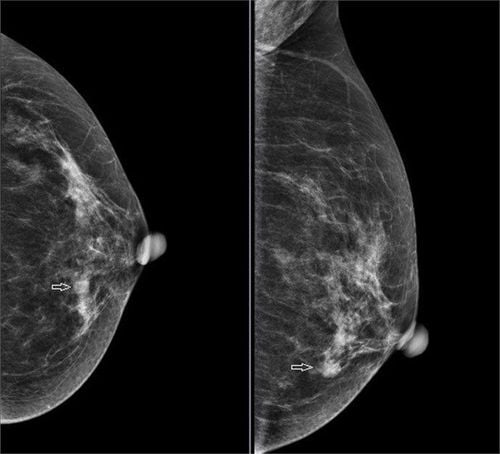
#> input picture datasets/img1.jpg, 500 x 454 px, found by its file name
$ python negative.py
#> lines starting #> are read from the running program, lines starting #| are printed output that depends on the picture
import numpy as np, matplotlib.pyplot as plt, cv2

# --- Negative ---
def dao_anh(img):
    return 255 - img
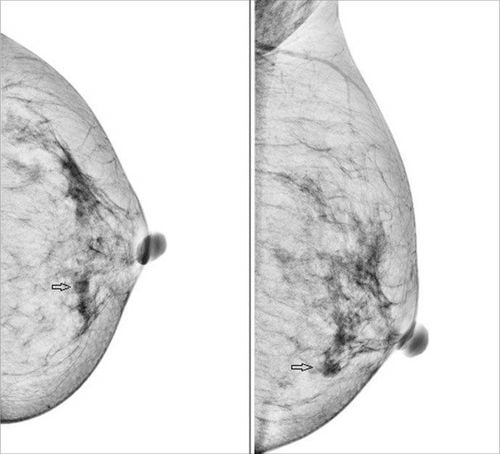
#> returned value: shape (454, 500); min 4, max 255, mean 223.4

# --- HE tự viết cho ảnh xám uint8 ---
def equalizeHistogram(img):
    N = img.size
#> N = 227000
    hist = np.bincount(img.ravel(), minlength=256)
#> hist = 256 values, max 111848 at index 255, min 0 at index 0, mean 886.7
    nz = np.flatnonzero(hist)
#> nz = 234 values from 4 to 255
    if nz.size == 0: return img.copy()
    cdf = hist.cumsum()
#> cdf = 256 values from 0 to 227000
    cdf_min = cdf[nz[0]]
#> cdf_min = 1
    if cdf_min == N: return img.copy()
    lut = np.floor((cdf - cdf_min) * 255.0 / (N - cdf_min)).clip(0, 255).astype(np.uint8)
#> lut = 256 values from 0 to 255
    return lut[img]
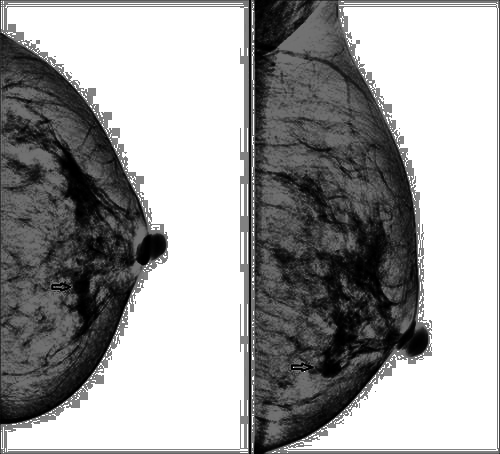
#> returned value: shape (454, 500); min 0, max 255, mean 158.6


# --- Đọc ảnh xám (nếu ảnh màu muốn giữ màu, xem ghi chú bên dưới) ---
filename = r"img1.jpg"
img = cv2.imread(filename,cv2.IMREAD_GRAYSCALE)
assert img is not None, "Không đọc được ảnh"

# Negative
neg = dao_anh(img)

# HE & CLAHE trên ảnh negative
img_he = equalizeHistogram(neg)
clahe = cv2.createCLAHE(clipLimit=2.0, tileGridSize=(8,8))
img_clahe = clahe.apply(neg)
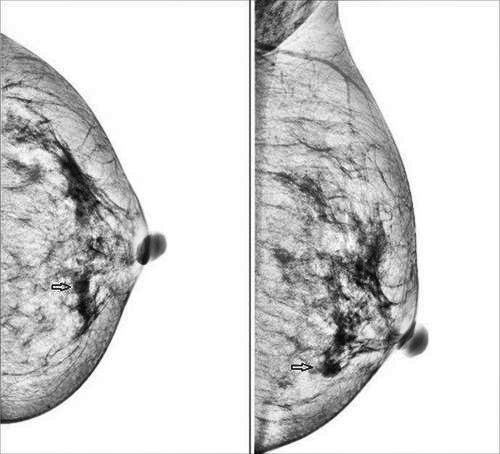
#> img_clahe: shape (454, 500); min 3, max 255, mean 211.6

# --- Hiển thị 4 ảnh + 4 histogram ---
fig, axs = plt.subplots(
    2, 2,
    figsize=(18, 10),     # to hơn
    dpi=150,              # nét hơn
    layout="constrained"  # tự canh sát nhau
)

axs[0,0].imshow(img, cmap='gray', vmin=0, vmax=255);  axs[0,0].set_title('Original');           axs[0,0].axis('off')
axs[0,1].imshow(neg, cmap='gray', vmin=0, vmax=255);  axs[0,1].set_title('Negative');           axs[0,1].axis('off')
axs[1,0].imshow(img_he, cmap='gray', vmin=0, vmax=255); axs[1,0].set_title('HE (on Negative)'); axs[1,0].axis('off')
axs[1,1].imshow(img_clahe, cmap='gray', vmin=0, vmax=255); axs[1,1].set_title('CLAHE (on Negative)'); axs[1,1].axis('off')
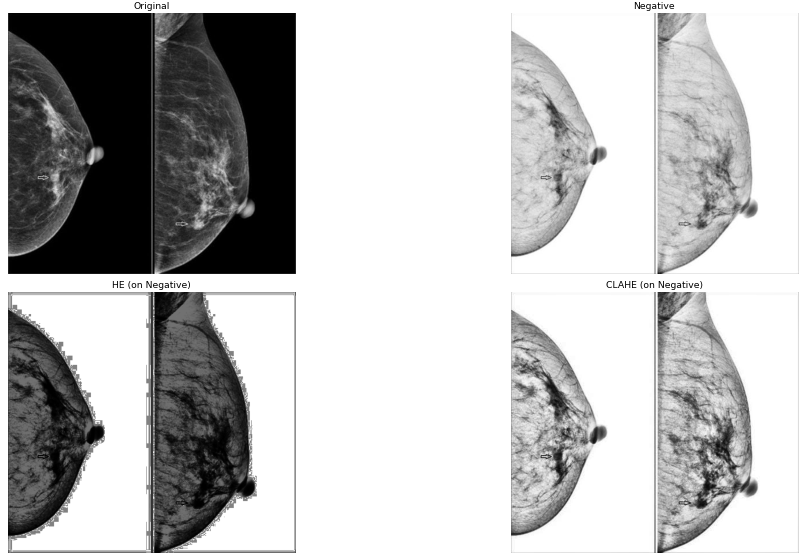
#> figure drawn by matplotlib, 4 panels

$ run again, with datasets/img10.jpg copied over datasets/img1.jpg
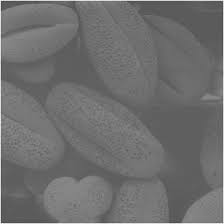
#> input picture datasets/img10.jpg, 224 x 224 px, found by its file name
#> img is the input picture: shape (224, 224); min 62, max 247, mean 110.4
#> in dao_anh, `return 255 - img`:
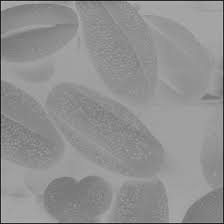
#> returned value: shape (224, 224); min 8, max 193, mean 144.6
#> hist = 256 values, max 3728 at index 160, min 0 at index 0, mean 196
#> nz = 117 values from 8 to 193
#> cdf = 256 values from 0 to 50176
#> cdf_min = 1
#> lut = 256 values from 0 to 255
#> `axs[1,1].imshow(img_clahe, cmap='gray', vmin=0, vmax=255); axs[1,1].se..`:
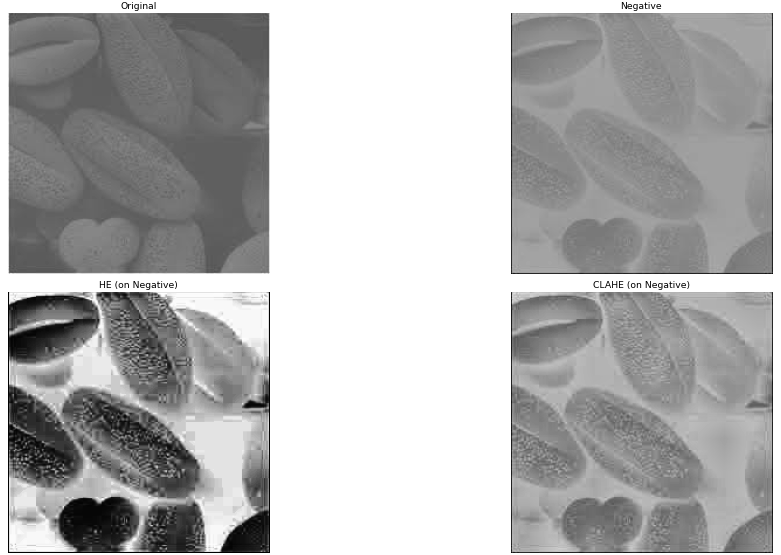
#> figure drawn by matplotlib, 4 panels

$ run again, with datasets/img13.jpg copied over datasets/img1.jpg
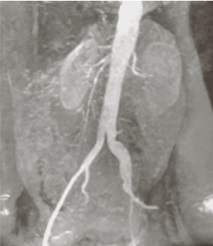
#> input picture datasets/img13.jpg, 213 x 246 px, found by its file name
#> in dao_anh, `return 255 - img`:
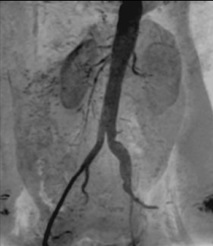
#> returned value: shape (246, 213); min 1, max 191, mean 108.6
#> hist = 256 values, max 1426 at index 114, min 0 at index 0, mean 204.7
#> nz = 189 values from 1 to 191
#> cdf = 256 values from 0 to 52398
#> cdf_min = 1
#> lut = 256 values from 0 to 255
#> `axs[1,1].imshow(img_clahe, cmap='gray', vmin=0, vmax=255); axs[1,1].se..`:
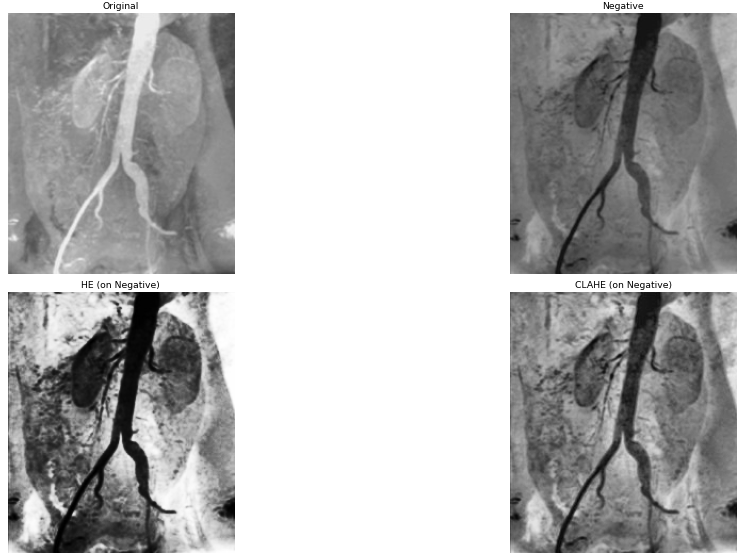
#> figure drawn by matplotlib, 4 panels

$ run again, with datasets/img14.jpg copied over datasets/img1.jpg
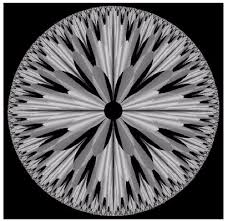
#> input picture datasets/img14.jpg, 228 x 221 px, found by its file name
#> in dao_anh, `return 255 - img`:
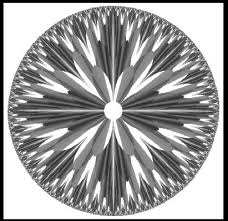
#> returned value: shape (221, 228); min 0, max 255, mean 157.2
#> hist = 256 values, max 10405 at index 255, min 0 at index 15, mean 196.8
#> nz = 252 values from 0 to 255
#> cdf = 256 values from 1536 to 50388
#> cdf_min = 1536
#> lut = 256 values from 0 to 255
#> `axs[1,1].imshow(img_clahe, cmap='gray', vmin=0, vmax=255); axs[1,1].se..`:
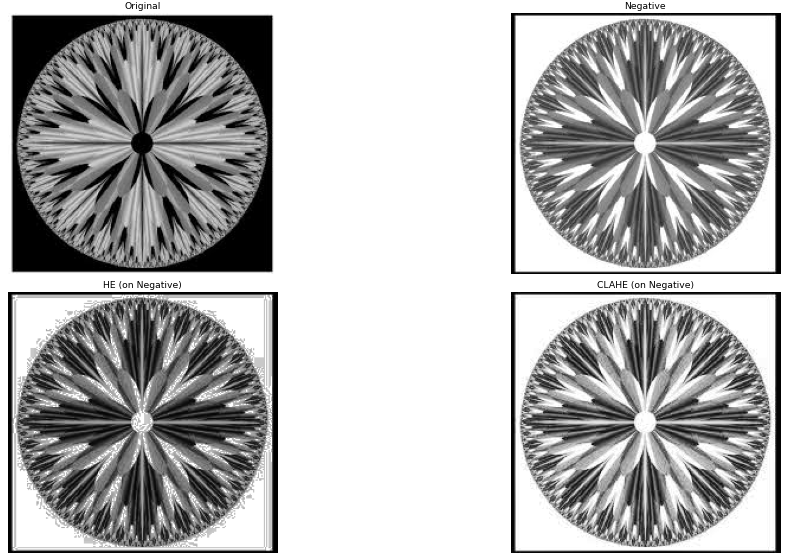
#> figure drawn by matplotlib, 4 panels
